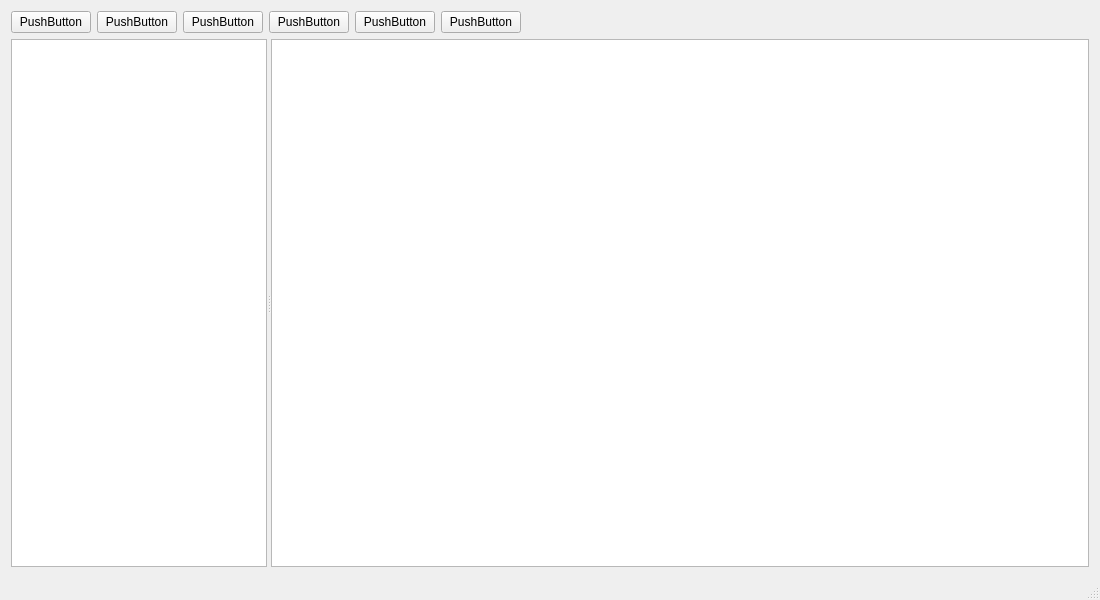
<?xml version="1.0" encoding="UTF-8"?>
<ui version="4.0">
 <class>MainWindow</class>
 <widget class="QMainWindow" name="MainWindow">
  <property name="geometry">
   <rect>
    <x>0</x>
    <y>0</y>
    <width>1100</width>
    <height>600</height>
   </rect>
  </property>
  <property name="windowTitle">
   <string>MainWindow</string>
  </property>
  <widget class="QWidget" name="centralWidget">
   <property name="sizePolicy">
    <sizepolicy hsizetype="Expanding" vsizetype="Expanding">
     <horstretch>0</horstretch>
     <verstretch>0</verstretch>
    </sizepolicy>
   </property>
   <layout class="QVBoxLayout" name="verticalLayout_2" stretch="0,1">
    <item>
     <layout class="QHBoxLayout" name="horizontalLayout_2" stretch="0,0,0,0,0,0,0">
      <item>
       <widget class="QPushButton" name="pushButton">
        <property name="sizePolicy">
         <sizepolicy hsizetype="Fixed" vsizetype="Fixed">
          <horstretch>0</horstretch>
          <verstretch>0</verstretch>
         </sizepolicy>
        </property>
        <property name="text">
         <string>PushButton</string>
        </property>
       </widget>
      </item>
      <item>
       <widget class="QPushButton" name="pushButton_2">
        <property name="sizePolicy">
         <sizepolicy hsizetype="Fixed" vsizetype="Fixed">
          <horstretch>0</horstretch>
          <verstretch>0</verstretch>
         </sizepolicy>
        </property>
        <property name="text">
         <string>PushButton</string>
        </property>
       </widget>
      </item>
      <item>
       <widget class="QPushButton" name="pushButton_4">
        <property name="sizePolicy">
         <sizepolicy hsizetype="Fixed" vsizetype="Fixed">
          <horstretch>0</horstretch>
          <verstretch>0</verstretch>
         </sizepolicy>
        </property>
        <property name="text">
         <string>PushButton</string>
        </property>
       </widget>
      </item>
      <item>
       <widget class="QPushButton" name="pushButton_3">
        <property name="sizePolicy">
         <sizepolicy hsizetype="Fixed" vsizetype="Fixed">
          <horstretch>0</horstretch>
          <verstretch>0</verstretch>
         </sizepolicy>
        </property>
        <property name="text">
         <string>PushButton</string>
        </property>
       </widget>
      </item>
      <item>
       <widget class="QPushButton" name="pushButton_5">
        <property name="sizePolicy">
         <sizepolicy hsizetype="Fixed" vsizetype="Fixed">
          <horstretch>0</horstretch>
          <verstretch>0</verstretch>
         </sizepolicy>
        </property>
        <property name="text">
         <string>PushButton</string>
        </property>
       </widget>
      </item>
      <item>
       <widget class="QPushButton" name="pushButton_6">
        <property name="sizePolicy">
         <sizepolicy hsizetype="Fixed" vsizetype="Fixed">
          <horstretch>0</horstretch>
          <verstretch>0</verstretch>
         </sizepolicy>
        </property>
        <property name="text">
         <string>PushButton</string>
        </property>
       </widget>
      </item>
      <item>
       <spacer name="horizontalSpacer">
        <property name="orientation">
         <enum>Qt::Horizontal</enum>
        </property>
        <property name="sizeHint" stdset="0">
         <size>
          <width>40</width>
          <height>20</height>
         </size>
        </property>
       </spacer>
      </item>
     </layout>
    </item>
    <item>
     <widget class="QSplitter" name="splitter">
      <property name="sizePolicy">
       <sizepolicy hsizetype="Expanding" vsizetype="Expanding">
        <horstretch>0</horstretch>
        <verstretch>0</verstretch>
       </sizepolicy>
      </property>
      <property name="baseSize">
       <size>
        <width>0</width>
        <height>0</height>
       </size>
      </property>
      <property name="orientation">
       <enum>Qt::Horizontal</enum>
      </property>
      <widget class="QTextBrowser" name="textBrowser">
       <property name="sizePolicy">
        <sizepolicy hsizetype="Fixed" vsizetype="Expanding">
         <horstretch>0</horstretch>
         <verstretch>0</verstretch>
        </sizepolicy>
       </property>
       <property name="baseSize">
        <size>
         <width>0</width>
         <height>0</height>
        </size>
       </property>
      </widget>
      <widget class="QGraphicsView" name="graphicsView">
       <property name="sizePolicy">
        <sizepolicy hsizetype="Expanding" vsizetype="Expanding">
         <horstretch>1</horstretch>
         <verstretch>0</verstretch>
        </sizepolicy>
       </property>
      </widget>
     </widget>
    </item>
   </layout>
  </widget>
  <widget class="QMenuBar" name="menuBar">
   <property name="geometry">
    <rect>
     <x>0</x>
     <y>0</y>
     <width>1100</width>
     <height>22</height>
    </rect>
   </property>
  </widget>
  <widget class="QStatusBar" name="statusBar"/>
 </widget>
 <layoutdefault spacing="6" margin="11"/>
 <resources/>
 <connections/>
</ui>
